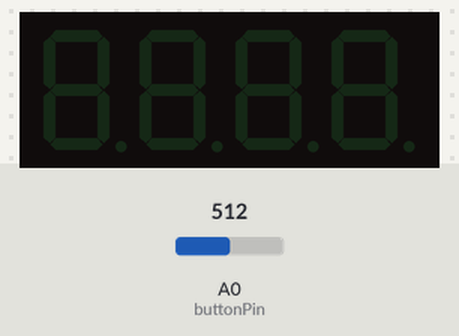
Bench run of a program on a simulated Arduino Uno, built with avr-gcc and run on an emulated ATmega328P. Shown: 4-digit seven-segment display. The inputs (shaded band) are chosen by the test bench; at power-on: A0 (buttonPin) = 512.

Above: at 1.2 s.
1.3 s: A0 (buttonPin) set to 0
At 3.5 s:
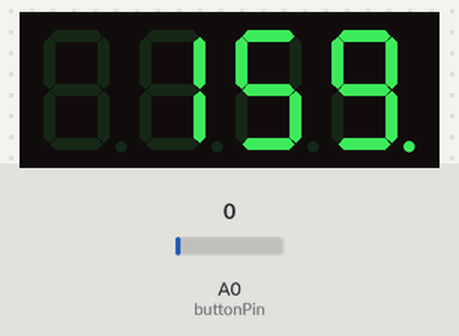
3.8 s: A0 (buttonPin) set to 122
At 6.8 s:
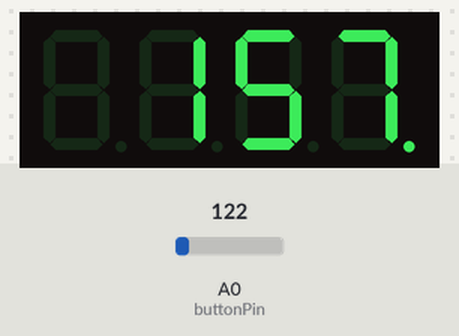
Timing chart, 0 to 8.3 s (numbered marks = the images above; inputs shaded):
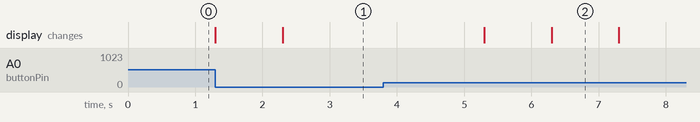

Measured:
- after the input at 3.8 s, the display: first changes after 1.5 s (image 2 shows a later state)

The program:

main.cpp
```cpp
#include <Arduino.h>
#include "SevSeg.h"
SevSeg sevseg; // Instantiate a seven segment controller object
int buttonPin = A0;
int checkbt = 0;
int buttonState = 0;
int total = 120;
void setup()
{
  Serial.begin(115200);
  byte numDigits = 4;
  byte digitPins[] = {2, 3, 4, 5};
  byte segmentPins[] = {6, 7, 8, 9, 10, 11, 12, 13};
  bool resistorsOnSegments = false;
  byte hardwareConfig = COMMON_ANODE;
  bool updateWithDelays = false;
  bool leadingZeros = false;
  bool disableDecPoint = false;
  pinMode(13, OUTPUT);
  digitalWrite(13, HIGH);
  sevseg.begin(hardwareConfig, numDigits, digitPins, segmentPins, resistorsOnSegments,
               updateWithDelays, leadingZeros, disableDecPoint);
  sevseg.setBrightness(90);
}

void loop()
{
  int buzzer = 0;
  checkbt = analogRead(buttonPin);// read sensor
  if (checkbt == 0)//if the value is 0
  {
    buttonState = 1;
    total = 120;// set in seconds
  }
  if (buzzer == 3)
  {
    tone(14, 262, 250);
    delay(300);
    buzzer = 0;
  }
  if (buttonState == 1)
  {
    static unsigned long timer = millis();
    static int deciSeconds = 0;
    int minute = 0;
    int second = 0;

    if (millis() - timer >= 1000)
    {
      timer += 1000;
      deciSeconds++; // 100 milliSeconds is equal to 1 deciSecond

      if (deciSeconds == 1000)
      { // Reset to 0 after counting for 1000 seconds.
        deciSeconds = 0;
      }
      total--;

      minute = (total / 60) * 100;
      second = total % 60;
      int ans = minute + second;
      sevseg.setNumber(ans, 0);
      if (ans <= 0)
      {
        buzzer = 3;
        buttonState = 0;
        total = 120;
      }
    }
    sevseg.refreshDisplay();
  }
}

/// END ///
```
